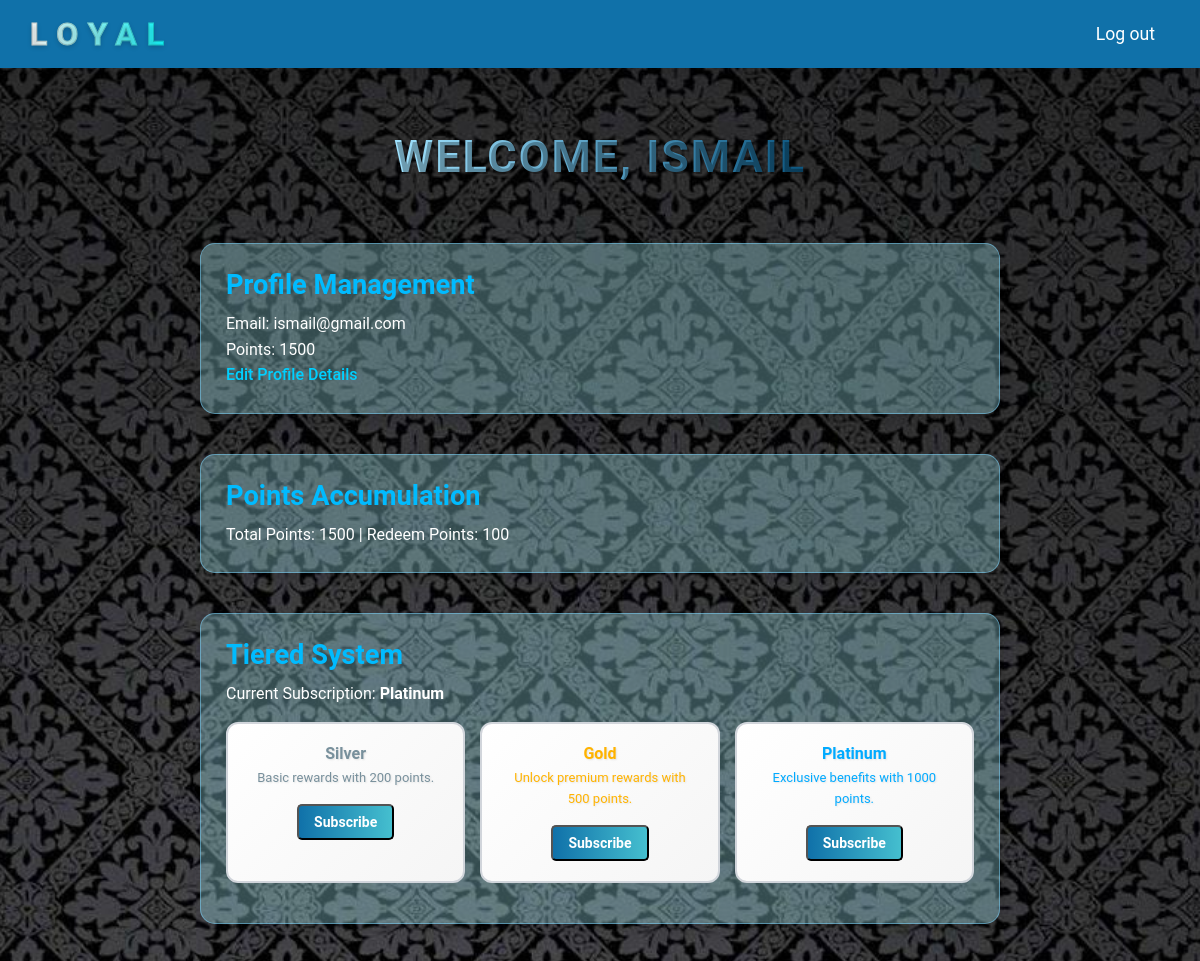
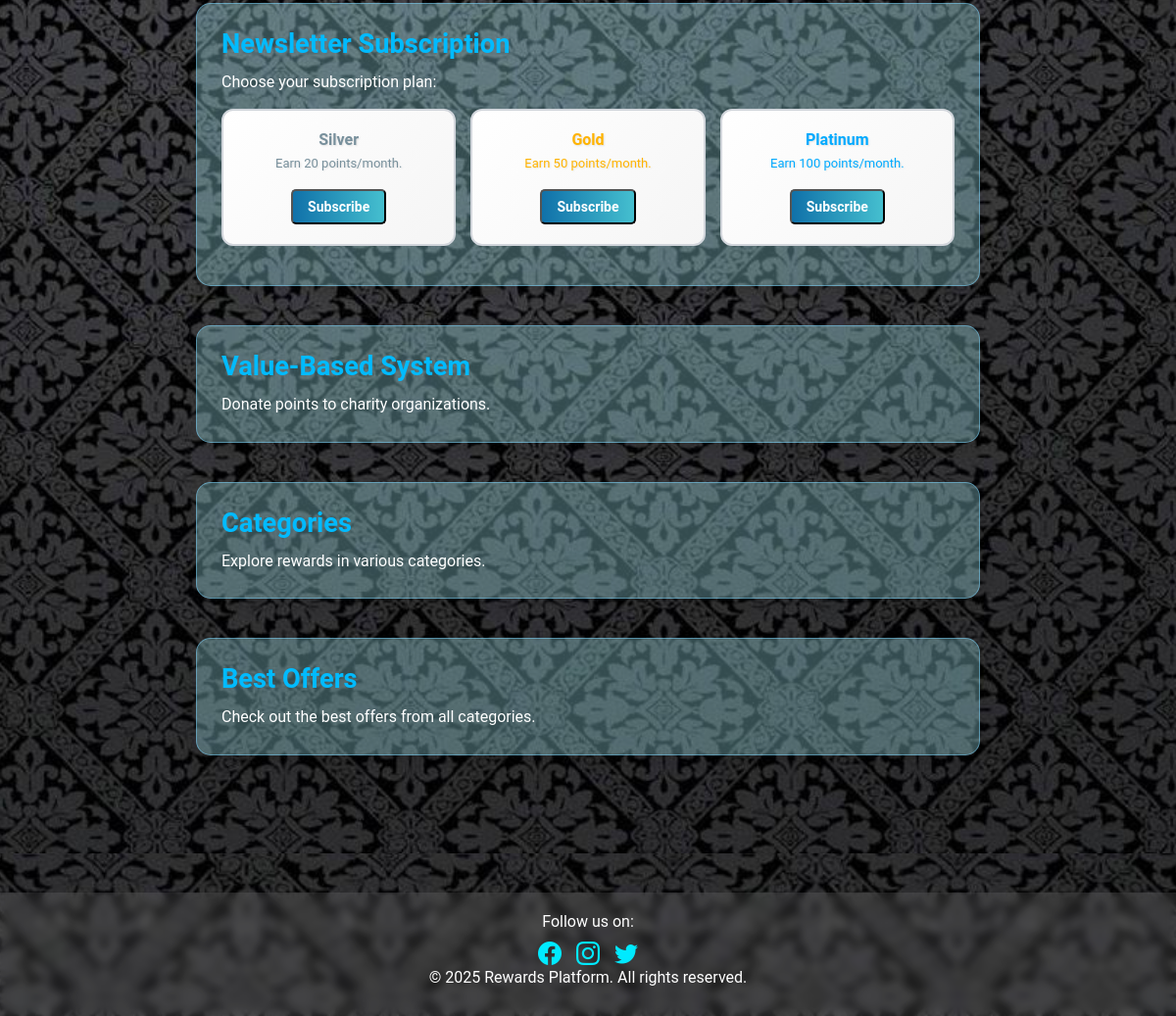
The app's page /controller/customer.php (signed in) with its own data (2 pictures, top to bottom).
### tables this page shows
CREATE TABLE `users` (
  `id` int(11) NOT NULL,
  `name` varchar(255) NOT NULL,
  `email` varchar(255) NOT NULL,
  `password` varchar(255) NOT NULL,
  `role` enum('customer','merchant','admin') NOT NULL,
  `subscription` varchar(50) DEFAULT 'None',
  `loyaltyPoints` int(11) DEFAULT 0,
  `merchant_name` varchar(255) DEFAULT NULL
);

### controller/customer.php (the view, shortened to what this page needs)
<?php
$db = Database::getInstance()->getConnection();
$customerId = $_SESSION['user_id'];
$sql = "SELECT name, email, loyaltyPoints, subscription FROM users WHERE id = ?";
$stmt = $db->prepare($sql);
$stmt->bind_param("i", $customerId);
$stmt->execute();
$result = $stmt->get_result();
$customerData = $result->fetch_assoc();
$username = $customerData['name'];
$email = $customerData['email'];
$loyaltyPoints = $customerData['loyaltyPoints'];
$subscription = $customerData['subscription'];
?>
<!DOCTYPE html>
<html lang="en">
<head>
    <link rel="stylesheet" href="../css/style.css">
    <link rel="stylesheet" href="../css/customer.css">
    <link rel="stylesheet" href="https://cdn.jsdelivr.net/npm/bootstrap-icons@1.10.5/font/bootstrap-icons.css">
</head>
<body>
    <header>
        <nav>
            <div class="logo">Loyal</div>
            <ul>
                <li><a href="logout.php">Log out</a></li>
            </ul>
        </nav>
    </header>
    <main>
        <h1>Welcome, <?php echo htmlspecialchars($username); ?></h1>
        <section id="profile-management">
            <h2>Profile Management</h2>
            <p>Email: <?php echo htmlspecialchars($email); ?></p>
            <p>Points: <?php echo htmlspecialchars($loyaltyPoints); ?></p>
            <p><a href="../views/customer-profile.php">Edit Profile Details</a></p>
        </section>
        <section id="points-accumulation">
            <h2>Points Accumulation</h2>
            <p>Total Points: <?php echo htmlspecialchars($loyaltyPoints); ?> | Redeem Points: 100</p>
        </section>
        <section id="tiered-system">
            <h2>Tiered System</h2>
            <p>Current Subscription: <strong><?php echo htmlspecialchars($subscription); ?></strong></p>
            <div class="tier-boxes">
                <div class="tier-box silver">
                    <h3>Silver</h3>
                    <p>Basic rewards with 200 points.</p>
                    <form method="POST" action="subscribe.php">
                        <button type="submit" name="tier" value="Silver" class="subscribe-btn">Subscribe</button>
                    </form>
                </div>
                <div class="tier-box gold">
                    <h3>Gold</h3>
                    <p>Unlock premium rewards with 500 points.</p>
                    <form method="POST" action="subscribe.php">
                        <button type="submit" name="tier" value="Gold" class="subscribe-btn">Subscribe</button>
                    </form>
                </div>
                <div class="tier-box platinum">
                    <h3>Platinum</h3>
                    <p>Exclusive benefits with 1000 points.</p>
                    <form method="POST" action="subscribe.php">
                        <button type="submit" name="tier" value="Platinum" class="subscribe-btn">Subscribe</button>
                    </form>
                </div>
            </div>
        </section>
        <section id="subscription">
            <h2>Newsletter Subscription</h2>
            <p>Choose your subscription plan:</p>
            <div class="tier-boxes">
                <div class="tier-box silver">
                    <h3>Silver</h3>
                    <p>Earn 20 points/month.</p>
                    <form method="POST" action="subscribe.php">
                        <button type="submit" class="subscribe-btn">Subscribe</button>
                    </form>
                </div>
                <div class="tier-box gold">
                    <h3>Gold</h3>
                    <p>Earn 50 points/month.</p>
                    <form method="POST" action="subscribe.php">
                        <button type="submit" class="subscribe-btn">Subscribe</button>
                    </form>
                </div>
                <div class="tier-box platinum">
                    <h3>Platinum</h3>
                    <p>Earn 100 points/month.</p>
                    <form method="POST" action="subscribe.php">
                        <button type="submit" class="subscribe-btn">Subscribe</button>
                    </form>
                </div>
            </div>
        </section>
        <section id="value-based-system">
            <h2><a href="../views/value-based-customer.php">Value-Based System</a></h2>
            <p>Donate points to charity organizations.</p>
        </section>
        <section id="categories">
            <h2><a href="../views/offer-home.php">Categories</a></h2>
            <p>Explore rewards in various categories.</p>
        </section>
        <section id="offers">
            <h2><a href="../views/offer-home.php">Best Offers</a></h2>
            <p>Check out the best offers from all categories.</p>
        </section>
    </main>
    <footer class="glass-footer">
        <p>Follow us on:</p>
        <ul>
            <li><a href="https://facebook.com" target="_blank"><i class="bi bi-facebook"></i></a></li>
            <li><a href="https://instagram.com" target="_blank"><i class="bi bi-instagram"></i></a></li>
            <li><a href="https://twitter.com" target="_blank"><i class="bi bi-twitter"></i></a></li>
        </ul>
        <p>© 2025 Rewards Platform. All rights reserved.</p>
    </footer>
</body>
</html>

### css/style.css (style rules this page uses)
* { margin: 0; padding: 0; box-sizing: border-box; font-family: 'Arial', sans-serif; }
body { background-image: url('background.jpg'); background-size: cover; background-position: center; background-repeat: no-repeat; }
body::before { content: ''; position: absolute; top: 0; left: 0; width: 100%; height: 100%; background: radial-gradient(circle, rgba(255, 255, 255, 0.05) 20%, transparent 20%); background-size: 100px 100px; animation: waveBackground 15s linear infinite; z-index: -1 }
header { background: linear-gradient(90deg, rgb(28, 172, 255), #43bbcb); padding: 15px 30px; position: fixed; width: 100%; top: 0; z-index: 1000; }
nav { display: flex; justify-content: space-between; align-items: center; }
nav .logo { font-size: 2em; font-weight: bold; text-transform: uppercase; letter-spacing: 10px; background: linear-gradient(90deg, #ffffff 0%, #00fbff 100%); -webkit-background-clip: text; background-clip: text; color: transparent; -webkit-text-stroke: 1px rgba(0, 0, 0, 0.2); paint-order: stroke fill; text-shadow: 0 2px 5px rgba(0, 0, 0, 0.2); }
nav ul { list-style: none; display: flex; align-items: center; }
nav ul li { position: relative; margin-left: 30px; }
nav ul li a { color: #fff; text-decoration: none; font-size: 1.1em; padding: 8px 15px; border-radius: 20px; transition: all 0.3s ease; }
main { padding-top: 80px; }
.glass-footer { background: rgba(255, 255, 255, 0.1); backdrop-filter: blur(5px); padding: 20px; text-align: center; margin-top: 40px; }
.glass-footer p { color: #ffffff; margin-bottom: 10px; }
.glass-footer ul { list-style: none; display: flex; justify-content: center; gap: 15px; }
.glass-footer ul li a { color: #00eaff; font-size: 1.5em; text-decoration: none; }

### records on screen
users: name "ISMAIL", email "ismail@gmail.com", loyaltyPoints "1500", subscription "Platinum"
